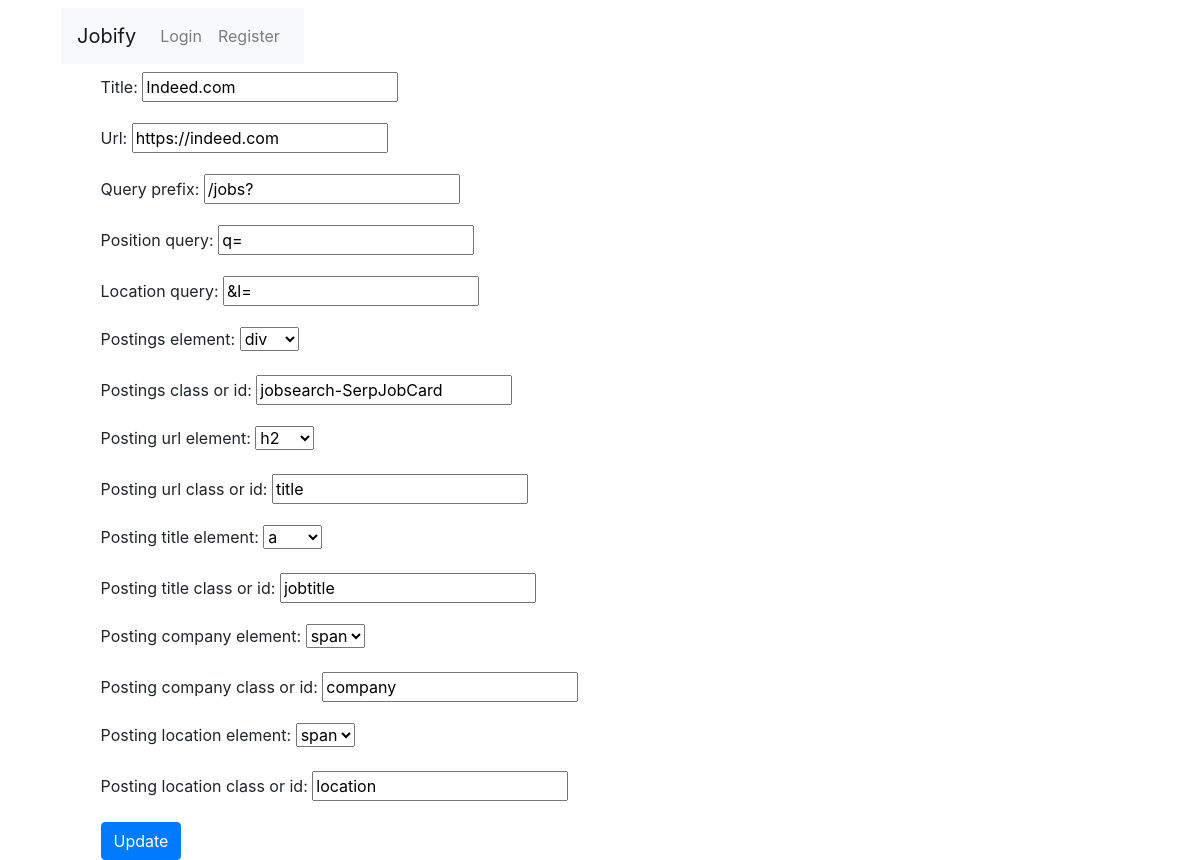
Page /jobs/update-website/2 on the committed database.
### webscraper/models.py (models this page shows)
class Website(models.Model):
    element_choices = [
        ('', ''),
        ('div', 'div'),
        ('a', 'a'),
        ('p', 'p'),
        ('span', 'span'),
        ('h1', 'h1'),
        ('h2', 'h2'),
        ('h3', 'h3')
    ]
    title = models.CharField(max_length=250, unique=True)
    url = models.CharField(max_length=250, unique=True)
    query_prefix = models.CharField(max_length=250, null=True)
    position_query = models.CharField(max_length=250)
    location_query = models.CharField(max_length=250)
    postings_element = models.CharField(max_length=10,
                                        choices=element_choices,
                                        default='')
    postings_class_or_id = models.CharField(max_length=250)
    posting_url_element = models.CharField(max_length=10,
                                        choices=element_choices,
                                        default='')
    posting_url_class_or_id = models.CharField(max_length=250)
    posting_title_element = models.CharField(max_length=10,
                                        choices=element_choices,
                                        default='')
    posting_title_class_or_id = models.CharField(max_length=250)
    posting_company_element = models.CharField(max_length=10,
                                        choices=element_choices,
                                        default='')
    posting_company_class_or_id = models.CharField(max_length=250)
    posting_location_element = models.CharField(max_length=10,
                                        choices=element_choices,
                                        default='')
    posting_location_class_or_id = models.CharField(max_length=250)

### test_results/views.py (the view)
# urls.py: path('update-website/<int:id>', views.update_website, name="update_website"),
def update_website(request, id):
    website = Website.objects.get(pk=id)
    if request.method == 'POST':
        website_form = WebsiteForm(request.POST, instance=website)
        if website_form.is_valid():
            website.save()
    else:
        website_form = WebsiteForm(instance=website)
    context = {
        "website": website,
        "website_form": website_form
    }
    return render(request, 'test_results/update_website.html', context)

### test_results/forms.py
class WebsiteForm(forms.ModelForm):
    class Meta:
        model = Website
        fields = '__all__'

### test_results/templates/test_results/update_website.html (shortened to what this page needs)
{% extends 'base.html' %}
{% block content %}
<form class="form" action="{% url 'jobs:update_website' website.id %}" method="post">
  {{website_form.as_p}}
  <input type="submit" class="btn btn-primary" value="Update">
</form>
{% endblock %}

### rows in the picture
Website: title "Indeed.com", url "https://indeed.com", query_prefix "/jobs?", position_query "q=", location_query "&l=", postings_element "div", postings_class_or_id "jobsearch-SerpJobCard", posting_url_element "h2", posting_url_class_or_id "title", posting_title_element "a", posting_title_class_or_id "jobtitle", posting_company_element "span", posting_company_class_or_id "company", posting_location_element "span", posting_location_class_or_id "location"
